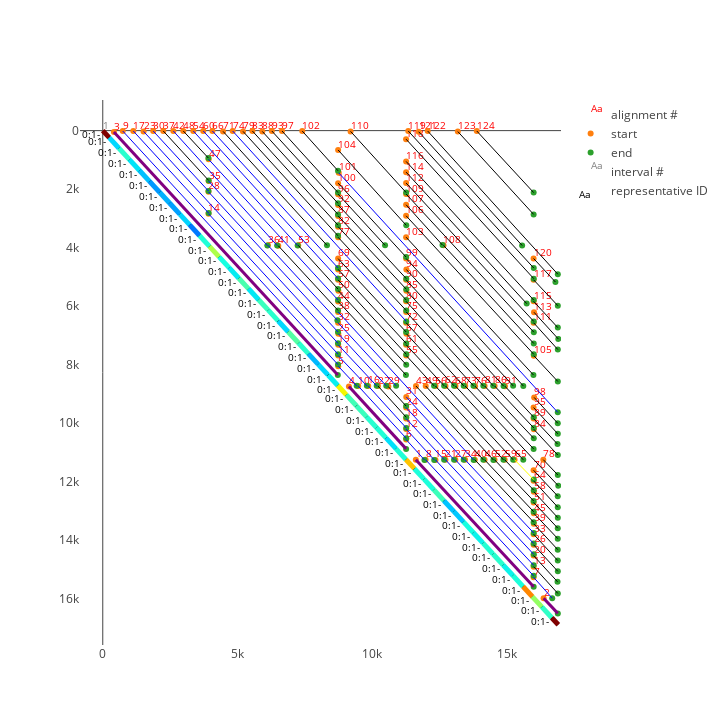

Source (notebook cell):
### Code cell
v.show(5128)

### Figure 1 — Plotly figure (JSON) as saved in the notebook; plotly's stock layout.template omitted (floating-point values rounded to 4 significant figures)
{"data": [{"mode": "text", "name": "alignment #", "text": ["1", "2", "3", "4", "5", "6", "7", "8", "9", "10", "11", "12", "13", "14", "15", "16", "17", "18", "19", "20", "21", "22", "23", "24", "25", "26", "27", "28", "29", "30", "31", "32", "33", "34", "35", "36", "37", "38", "39", "40", "41", "42", "43", "44", "45", "46", "47", "48", "49", "50", "51", "52", "53", "54", "55", "56", "57", "58", "59", "60", "61", "62", "63", "64", "65", "66", "67", "68", "69", "70", "71", "72", "73", "74", "75", "76", "77", "78", "79", "80", "81", "82", "83", "84", "85", "86", "87", "88", "89", "90", "91", "92", "93", "94", "95", "96", "97", "98", "99", "100", "101", "102", "103", "104", "105", "106", "107", "108", "109", "110", "111", "112", "113", "114", "115", "116", "117", "118", "119", "120", "121", "122", "123", "124"], "textfont": {"color": "red", "size": 10}, "textposition": "top right", "type": "scatter", "uid": "95ff0565-47e3-46dc-8f52-3e5de52f9228", "x": [11617, 16359, 413, 9134, 8736, 11256, 15987, 11978, 741, 9478, 8735, 11258, 15988, 3923, 12346, 9851, 1133, 11257, 8736, 15987, 12716, 10213, 1514, 11256, 8742, 15988, 13084, 3923, 10596, 1872, 11262, 8733, 15987, 13445, 3928, 6128, 2246, 8733, 15995, 13804, 6512, 2619, 11623, 8733, 15995, 14167, 3928, 2989, 11984, 8742, 15989, 14537, 7252, 3360, 11261, 12346, 8733, 15996, 14914, 3729, 11256, 12717, 8734, 15987, 15280, 4069, 11267, 13088, 8734, 15987, 4464, 11256, 13449, 4820, 11258, 13815, 8733, 16348, 5204, 11256, 14169, 8733, 5553, 15995, 11267, 14540, 8733, 5921, 15988, 11256, 14924, 8734, 6274, 11266, 15987, 8734, 6652, 16008, 11256, 8733, 8756, 7403, 11256, 8733, 15995, 11256, 11256, 12643, 11256, 9196, 15987, 11256, 16002, 11256, 15987, 11256, 15987, 11254, 11336, 15987, 11722, 12058, 13176, 13879], "y": [11256, 15996, 49, 8756, 8057, 10566, 15278, 11256, 14, 8736, 7695, 10209, 14914, 2842, 11262, 8733, 14, 9849, 7327, 14537, 11258, 8736, 26, 9472, 6948, 14167, 11258, 2095, 8756, 15, 9109, 6574, 13804, 11258, 1727, 3923, 14, 6201, 13451, 11256, 3937, 14, 8736, 5841, 13090, 11257, 983, 14, 8736, 5475, 12716, 11256, 3923, 14, 7695, 8736, 5105, 12352, 11257, 13, 7321, 8733, 4747, 11978, 11257, 14, 6947, 8736, 4378, 11617, 26, 6571, 8736, 14, 6200, 8742, 3649, 11256, 26, 5838, 8733, 3285, 14, 10215, 5474, 8733, 2917, 28, 9849, 5102, 8742, 2541, 14, 4751, 9472, 2174, 14, 9127, 4373, 1796, 1445, 16, 3646, 663, 7698, 2914, 2536, 3923, 2169, 26, 6571, 1793, 6214, 1420, 5838, 1053, 5102, 292, 14, 4373, 39, 16, 33, 14]}, {"mode": "markers", "name": "start", "type": "scatter", "uid": "e9a4016c-c853-4a2d-81a5-ea020406f3bc", "x": [11617, 16359, 413, 9134, 8736, 11256, 15987, 11978, 741, 9478, 8735, 11258, 15988, 3923, 12346, 9851, 1133, 11257, 8736, 15987, 12716, 10213, 1514, 11256, 8742, 15988, 13084, 3923, 10596, 1872, 11262, 8733, 15987, 13445, 3928, 6128, 2246, 8733, 15995, 13804, 6512, 2619, 11623, 8733, 15995, 14167, 3928, 2989, 11984, 8742, 15989, 14537, 7252, 3360, 11261, 12346, 8733, 15996, 14914, 3729, 11256, 12717, 8734, 15987, 15280, 4069, 11267, 13088, 8734, 15987, 4464, 11256, 13449, 4820, 11258, 13815, 8733, 16348, 5204, 11256, 14169, 8733, 5553, 15995, 11267, 14540, 8733, 5921, 15988, 11256, 14924, 8734, 6274, 11266, 15987, 8734, 6652, 16008, 11256, 8733, 8756, 7403, 11256, 8733, 15995, 11256, 11256, 12643, 11256, 9196, 15987, 11256, 16002, 11256, 15987, 11256, 15987, 11254, 11336, 15987, 11722, 12058, 13176, 13879], "y": [11256, 15996, 49, 8756, 8057, 10566, 15278, 11256, 14, 8736, 7695, 10209, 14914, 2842, 11262, 8733, 14, 9849, 7327, 14537, 11258, 8736, 26, 9472, 6948, 14167, 11258, 2095, 8756, 15, 9109, 6574, 13804, 11258, 1727, 3923, 14, 6201, 13451, 11256, 3937, 14, 8736, 5841, 13090, 11257, 983, 14, 8736, 5475, 12716, 11256, 3923, 14, 7695, 8736, 5105, 12352, 11257, 13, 7321, 8733, 4747, 11978, 11257, 14, 6947, 8736, 4378, 11617, 26, 6571, 8736, 14, 6200, 8742, 3649, 11256, 26, 5838, 8733, 3285, 14, 10215, 5474, 8733, 2917, 28, 9849, 5102, 8742, 2541, 14, 4751, 9472, 2174, 14, 9127, 4373, 1796, 1445, 16, 3646, 663, 7698, 2914, 2536, 3923, 2169, 26, 6571, 1793, 6214, 1420, 5838, 1053, 5102, 292, 14, 4373, 39, 16, 33, 14]}, {"mode": "markers", "name": "end", "type": "scatter", "uid": "86aab9e3-3915-46bd-9cbe-297f83cad125", "x": [15990, 16886, 8722, 11257, 9422, 11936, 16678, 15988, 8730, 11262, 9800, 12299, 16886, 8730, 15990, 11262, 3929, 12666, 10165, 16875, 15993, 11262, 8730, 13035, 10520, 16886, 15989, 8728, 11258, 3923, 13393, 10886, 16884, 15993, 6107, 8707, 3929, 13763, 16883, 15989, 8730, 6471, 14121, 11250, 16884, 15989, 8730, 3919, 14494, 11261, 16884, 15988, 8730, 7232, 12294, 14867, 11263, 16886, 15993, 8730, 12666, 15228, 11262, 16884, 15994, 8730, 13035, 15604, 11256, 16883, 8320, 13393, 16903, 11262, 13755, 15988, 11262, 16886, 8730, 14121, 15993, 11262, 8730, 16886, 14489, 15993, 11262, 8729, 16875, 14872, 15993, 11262, 8729, 15228, 16886, 10475, 8730, 16884, 15605, 11258, 16884, 8730, 15981, 11262, 16886, 15994, 12606, 15993, 15995, 11258, 16886, 15993, 16904, 15731, 16886, 15993, 16886, 15993, 15993, 16797, 15561, 16886, 15988, 15989], "y": [15604, 16513, 8357, 10886, 8730, 11263, 15993, 15228, 8004, 10525, 8730, 11262, 15830, 7645, 14867, 10170, 2822, 11257, 8730, 15432, 14494, 9805, 7275, 11258, 8730, 15075, 14121, 6886, 9422, 2067, 11258, 8729, 14706, 13763, 3929, 6490, 1704, 11262, 14332, 13393, 6150, 3929, 11258, 8357, 13956, 13035, 5793, 938, 11262, 8008, 13598, 12666, 5420, 3930, 8730, 11259, 7651, 13239, 12299, 5058, 8729, 11257, 7280, 12879, 11936, 4696, 8730, 11259, 6886, 12502, 3924, 8730, 12149, 6526, 8728, 10886, 6155, 11777, 3598, 8730, 10525, 5797, 3235, 11096, 8730, 10170, 5425, 2865, 10722, 8736, 9805, 5063, 2487, 8729, 10370, 3924, 2119, 10010, 8732, 4327, 9637, 1373, 8357, 3240, 8580, 7651, 3915, 7280, 6894, 2119, 7488, 6526, 7126, 5917, 6738, 5797, 5987, 5063, 4701, 5178, 3929, 4911, 2865, 2119]}, {"mode": "text", "name": "interval #", "text": ["1"], "textfont": {"color": "grey", "size": 10}, "textposition": "top right", "type": "scatter", "uid": "31e431ba-9a51-4151-988b-cb709c369b45", "x": [13], "y": [13]}, {"mode": "text", "name": "representative ID", "text": ["0:1- ", "0:1- ", "0:1- ", "0:1- ", "0:1- ", "0:1- ", "0:1- ", "0:1- ", "0:1- ", "0:1- ", "0:1- ", "0:1- ", "0:1- ", "0:1- ", "0:1- ", "0:1- ", "0:1- ", "0:1- ", "0:1- ", "0:1- ", "0:1- ", "0:1- ", "0:1- ", "0:1- ", "0:1- ", "0:1- ", "0:1- ", "0:1- ", "0:1- ", "0:1- ", "0:1- ", "0:1- ", "0:1- ", "0:1- ", "0:1- ", "0:1- ", "0:1- ", "0:1- ", "0:1- ", "0:1- ", "0:1- ", "0:1- ", "0:1- ", "0:1- ", "0:1- ", "0:1- ", "0:1- "], "textfont": {"color": "black", "size": 10}, "textposition": "bottom left", "type": "scatter", "uid": "d25c6435-0415-4b82-b1a6-a55587aba6e5", "x": [0, 238, 601, 991, 1363, 1735, 2109, 2477, 2856, 3225, 3587, 3958, 4317, 4686, 5048, 5410, 5784, 6141, 6512, 6878, 7264, 7635, 7994, 8360, 8720, 9039, 9413, 9790, 10155, 10510, 10877, 11248, 11564, 11921, 12284, 12659, 13025, 13384, 13747, 14111, 14480, 14856, 15219, 15594, 15939, 16292, 16662], "y": [0, 238, 601, 991, 1363, 1735, 2109, 2477, 2856, 3225, 3587, 3958, 4317, 4686, 5048, 5410, 5784, 6141, 6512, 6878, 7264, 7635, 7994, 8360, 8720, 9039, 9413, 9790, 10155, 10510, 10877, 11248, 11564, 11921, 12284, 12659, 13025, 13384, 13747, 14111, 14480, 14856, 15219, 15594, 15939, 16292, 16662]}, {"hoverinfo": "text", "showlegend": false, "text": ["0:1-<br>[0, 239] (239 bp)<br>diff = 0.387", "0:1-<br>[238, 601] (363 bp)<br>diff = 0.112", "0:1-<br>[601, 991] (390 bp)<br>diff = 0.134", "0:1-<br>[991, 1363] (372 bp)<br>diff = 0.117", "0:1-<br>[1363, 1735] (372 bp)<br>diff = 0.105", "0:1-<br>[1735, 2108] (373 bp)<br>diff = 0.092", "0:1-<br>[2109, 2477] (368 bp)<br>diff = 0.1", "0:1-<br>[2477, 2855] (378 bp)<br>diff = 0.094", "0:1-<br>[2856, 3225] (369 bp)<br>diff = 0.111", "0:1-<br>[3225, 3587] (362 bp)<br>diff = 0.081", "0:1-<br>[3587, 3958] (371 bp)<br>diff = 0.129", "0:1-<br>[3958, 4318] (360 bp)<br>diff = 0.187", "0:1-<br>[4317, 4685] (368 bp)<br>diff = 0.125", "0:1-<br>[4686, 5048] (362 bp)<br>diff = 0.119", "0:1-<br>[5048, 5411] (363 bp)<br>diff = 0.146", "0:1-<br>[5410, 5783] (373 bp)<br>diff = 0.118", "0:1-<br>[5784, 6140] (356 bp)<br>diff = 0.14", "0:1-<br>[6141, 6507] (366 bp)<br>diff = 0.134", "0:1-<br>[6512, 6878] (366 bp)<br>diff = 0.112", "0:1-<br>[6878, 7264] (386 bp)<br>diff = 0.151", "0:1-<br>[7264, 7636] (372 bp)<br>diff = 0.134", "0:1-<br>[7635, 7994] (359 bp)<br>diff = 0.102", "0:1-<br>[7994, 8355] (361 bp)<br>diff = 0.113", "0:1-<br>[8360, 8720] (360 bp)<br>diff = 0.121", "0:1-<br>[8720, 9038] (318 bp)<br>diff = 0.216", "0:1-<br>[9039, 9412] (373 bp)<br>diff = 0.143", "0:1-<br>[9413, 9790] (377 bp)<br>diff = 0.14", "0:1-<br>[9790, 10155] (365 bp)<br>diff = 0.132", "0:1-<br>[10155, 10510] (355 bp)<br>diff = 0.129", "0:1-<br>[10510, 10877] (367 bp)<br>diff = 0.115", "0:1-<br>[10877, 11248] (371 bp)<br>diff = 0.129", "0:1-<br>[11248, 11563] (315 bp)<br>diff = 0.234", "0:1-<br>[11564, 11921] (357 bp)<br>diff = 0.128", "0:1-<br>[11921, 12284] (363 bp)<br>diff = 0.128", "0:1-<br>[12284, 12656] (372 bp)<br>diff = 0.141", "0:1-<br>[12659, 13025] (366 bp)<br>diff = 0.106", "0:1-<br>[13025, 13384] (359 bp)<br>diff = 0.108", "0:1-<br>[13384, 13747] (363 bp)<br>diff = 0.125", "0:1-<br>[13747, 14111] (364 bp)<br>diff = 0.122", "0:1-<br>[14111, 14480] (369 bp)<br>diff = 0.131", "0:1-<br>[14480, 14856] (376 bp)<br>diff = 0.133", "0:1-<br>[14856, 15219] (363 bp)<br>diff = 0.122", "0:1-<br>[15219, 15592] (373 bp)<br>diff = 0.128", "0:1-<br>[15594, 15945] (351 bp)<br>diff = 0.256", "0:1-<br>[15939, 16291] (352 bp)<br>diff = 0.177", "0:1-<br>[16292, 16662] (370 bp)<br>diff = 0.136", "0:1-<br>[16662, 16903] (241 bp)<br>diff = 0.378"], "type": "scatter", "uid": "480a68bd-3df4-4984-a481-dfa43ad07ec0", "x": [0, 238, 601, 991, 1363, 1735, 2109, 2477, 2856, 3225, 3587, 3958, 4317, 4686, 5048, 5410, 5784, 6141, 6512, 6878, 7264, 7635, 7994, 8360, 8720, 9039, 9413, 9790, 10155, 10510, 10877, 11248, 11564, 11921, 12284, 12659, 13025, 13384, 13747, 14111, 14480, 14856, 15219, 15594, 15939, 16292, 16662], "y": [0, 238, 601, 991, 1363, 1735, 2109, 2477, 2856, 3225, 3587, 3958, 4317, 4686, 5048, 5410, 5784, 6141, 6512, 6878, 7264, 7635, 7994, 8360, 8720, 9039, 9413, 9790, 10155, 10510, 10877, 11248, 11564, 11921, 12284, 12659, 13025, 13384, 13747, 14111, 14480, 14856, 15219, 15594, 15939, 16292, 16662]}], "layout": {"height": 725, "hovermode": "closest", "shapes": [{"line": {"color": "grey", "width": 3}, "type": "line", "x0": 0, "x1": 16904, "xref": "x", "y0": 0, "y1": 16904, "yref": "y"}, {"line": {"color": "black", "width": 3}, "type": "line", "x0": 13, "x1": 16886, "xref": "x", "y0": 13, "y1": 16886, "yref": "y"}, {"line": {"color": "purple", "width": 3}, "type": "line", "x0": 11617, "x1": 15990, "xref": "x", "y0": 11256, "y1": 15604, "yref": "y"}, {"line": {"color": "purple", "width": 3}, "type": "line", "x0": 16359, "x1": 16886, "xref": "x", "y0": 15996, "y1": 16513, "yref": "y"}, {"line": {"color": "purple", "width": 3}, "type": "line", "x0": 413, "x1": 8722, "xref": "x", "y0": 49, "y1": 8357, "yref": "y"}, {"line": {"color": "purple", "width": 3}, "type": "line", "x0": 9134, "x1": 11257, "xref": "x", "y0": 8756, "y1": 10886, "yref": "y"}, {"line": {"color": "blue", "width": 1}, "type": "line", "x0": 8736, "x1": 9422, "xref": "x", "y0": 8057, "y1": 8730, "yref": "y"}, {"line": {"color": "blue", "width": 1}, "type": "line", "x0": 11256, "x1": 11936, "xref": "x", "y0": 10566, "y1": 11263, "yref": "y"}, {"line": {"color": "blue", "width": 1}, "type": "line", "x0": 15987, "x1": 16678, "xref": "x", "y0": 15278, "y1": 15993, "yref": "y"}, {"line": {"color": "blue", "width": 1}, "type": "line", "x0": 11978, "x1": 15988, "xref": "x", "y0": 11256, "y1": 15228, "yref": "y"}, {"line": {"color": "blue", "width": 1}, "type": "line", "x0": 741, "x1": 8730, "xref": "x", "y0": 14, "y1": 8004, "yref": "y"}, {"line": {"color": "blue", "width": 1}, "type": "line", "x0": 9478, "x1": 11262, "xref": "x", "y0": 8736, "y1": 10525, "yref": "y"}, {"line": {"color": "blue", "width": 1}, "type": "line", "x0": 8735, "x1": 9800, "xref": "x", "y0": 7695, "y1": 8730, "yref": "y"}, {"line": {"color": "blue", "width": 1}, "type": "line", "x0": 11258, "x1": 12299, "xref": "x", "y0": 10209, "y1": 11262, "yref": "y"}, {"line": {"color": "black", "width": 1}, "type": "line", "x0": 15988, "x1": 16886, "xref": "x", "y0": 14914, "y1": 15830, "yref": "y"}, {"line": {"color": "blue", "width": 1}, "type": "line", "x0": 3923, "x1": 8730, "xref": "x", "y0": 2842, "y1": 7645, "yref": "y"}, {"line": {"color": "blue", "width": 1}, "type": "line", "x0": 12346, "x1": 15990, "xref": "x", "y0": 11262, "y1": 14867, "yref": "y"}, {"line": {"color": "blue", "width": 1}, "type": "line", "x0": 9851, "x1": 11262, "xref": "x", "y0": 8733, "y1": 10170, "yref": "y"}, {"line": {"color": "blue", "width": 1}, "type": "line", "x0": 1133, "x1": 3929, "xref": "x", "y0": 14, "y1": 2822, "yref": "y"}, {"line": {"color": "blue", "width": 1}, "type": "line", "x0": 11257, "x1": 12666, "xref": "x", "y0": 9849, "y1": 11257, "yref": "y"}, {"line": {"color": "blue", "width": 1}, "type": "line", "x0": 8736, "x1": 10165, "xref": "x", "y0": 7327, "y1": 8730, "yref": "y"}, {"line": {"color": "black", "width": 1}, "type": "line", "x0": 15987, "x1": 16875, "xref": "x", "y0": 14537, "y1": 15432, "yref": "y"}, {"line": {"color": "blue", "width": 1}, "type": "line", "x0": 12716, "x1": 15993, "xref": "x", "y0": 11258, "y1": 14494, "yref": "y"}, {"line": {"color": "black", "width": 1}, "type": "line", "x0": 10213, "x1": 11262, "xref": "x", "y0": 8736, "y1": 9805, "yref": "y"}, {"line": {"color": "blue", "width": 1}, "type": "line", "x0": 1514, "x1": 8730, "xref": "x", "y0": 26, "y1": 7275, "yref": "y"}, {"line": {"color": "blue", "width": 1}, "type": "line", "x0": 11256, "x1": 13035, "xref": "x", "y0": 9472, "y1": 11258, "yref": "y"}, {"line": {"color": "blue", "width": 1}, "type": "line", "x0": 8742, "x1": 10520, "xref": "x", "y0": 6948, "y1": 8730, "yref": "y"}, {"line": {"color": "black", "width": 1}, "type": "line", "x0": 15988, "x1": 16886, "xref": "x", "y0": 14167, "y1": 15075, "yref": "y"}, {"line": {"color": "blue", "width": 1}, "type": "line", "x0": 13084, "x1": 15989, "xref": "x", "y0": 11258, "y1": 14121, "yref": "y"}, {"line": {"color": "blue", "width": 1}, "type": "line", "x0": 3923, "x1": 8728, "xref": "x", "y0": 2095, "y1": 6886, "yref": "y"}, {"line": {"color": "black", "width": 1}, "type": "line", "x0": 10596, "x1": 11258, "xref": "x", "y0": 8756, "y1": 9422, "yref": "y"}, {"line": {"color": "blue", "width": 1}, "type": "line", "x0": 1872, "x1": 3923, "xref": "x", "y0": 15, "y1": 2067, "yref": "y"}, {"line": {"color": "blue", "width": 1}, "type": "line", "x0": 11262, "x1": 13393, "xref": "x", "y0": 9109, "y1": 11258, "yref": "y"}, {"line": {"color": "blue", "width": 1}, "type": "line", "x0": 8733, "x1": 10886, "xref": "x", "y0": 6574, "y1": 8729, "yref": "y"}, {"line": {"color": "black", "width": 1}, "type": "line", "x0": 15987, "x1": 16884, "xref": "x", "y0": 13804, "y1": 14706, "yref": "y"}, {"line": {"color": "blue", "width": 1}, "type": "line", "x0": 13445, "x1": 15993, "xref": "x", "y0": 11258, "y1": 13763, "yref": "y"}, {"line": {"color": "blue", "width": 1}, "type": "line", "x0": 3928, "x1": 6107, "xref": "x", "y0": 1727, "y1": 3929, "yref": "y"}, {"line": {"color": "blue", "width": 1}, "type": "line", "x0": 6128, "x1": 8707, "xref": "x", "y0": 3923, "y1": 6490, "yref": "y"}, {"line": {"color": "black", "width": 1}, "type": "line", "x0": 2246, "x1": 3929, "xref": "x", "y0": 14, "y1": 1704, "yref": "y"}, {"line": {"color": "blue", "width": 1}, "type": "line", "x0": 8733, "x1": 13763, "xref": "x", "y0": 6201, "y1": 11262, "yref": "y"}, {"line": {"color": "black", "width": 1}, "type": "line", "x0": 15995, "x1": 16883, "xref": "x", "y0": 13451, "y1": 14332, "yref": "y"}, {"line": {"color": "black", "width": 1}, "type": "line", "x0": 13804, "x1": 15989, "xref": "x", "y0": 11256, "y1": 13393, "yref": "y"}, {"line": {"color": "black", "width": 1}, "type": "line", "x0": 6512, "x1": 8730, "xref": "x", "y0": 3937, "y1": 6150, "yref": "y"}, {"line": {"color": "blue", "width": 1}, "type": "line", "x0": 2619, "x1": 6471, "xref": "x", "y0": 14, "y1": 3929, "yref": "y"}, {"line": {"color": "black", "width": 1}, "type": "line", "x0": 11623, "x1": 14121, "xref": "x", "y0": 8736, "y1": 11258, "yref": "y"}, {"line": {"color": "black", "width": 1}, "type": "line", "x0": 8733, "x1": 11250, "xref": "x", "y0": 5841, "y1": 8357, "yref": "y"}, {"line": {"color": "black", "width": 1}, "type": "line", "x0": 15995, "x1": 16884, "xref": "x", "y0": 13090, "y1": 13956, "yref": "y"}, {"line": {"color": "black", "width": 1}, "type": "line", "x0": 14167, "x1": 15989, "xref": "x", "y0": 11257, "y1": 13035, "yref": "y"}, {"line": {"color": "blue", "width": 1}, "type": "line", "x0": 3928, "x1": 8730, "xref": "x", "y0": 983, "y1": 5793, "yref": "y"}, {"line": {"color": "black", "width": 1}, "type": "line", "x0": 2989, "x1": 3919, "xref": "x", "y0": 14, "y1": 938, "yref": "y"}, {"line": {"color": "black", "width": 1}, "type": "line", "x0": 11984, "x1": 14494, "xref": "x", "y0": 8736, "y1": 11262, "yref": "y"}, {"line": {"color": "black", "width": 1}, "type": "line", "x0": 8742, "x1": 11261, "xref": "x", "y0": 5475, "y1": 8008, "yref": "y"}, {"line": {"color": "black", "width": 1}, "type": "line", "x0": 15989, "x1": 16884, "xref": "x", "y0": 12716, "y1": 13598, "yref": "y"}, {"line": {"color": "black", "width": 1}, "type": "line", "x0": 14537, "x1": 15988, "xref": "x", "y0": 11256, "y1": 12666, "yref": "y"}, {"line": {"color": "black", "width": 1}, "type": "line", "x0": 7252, "x1": 8730, "xref": "x", "y0": 3923, "y1": 5420, "yref": "y"}, {"line": {"color": "blue", "width": 1}, "type": "line", "x0": 3360, "x1": 7232, "xref": "x", "y0": 14, "y1": 3930, "yref": "y"}, {"line": {"color": "black", "width": 1}, "type": "line", "x0": 11261, "x1": 12294, "xref": "x", "y0": 7695, "y1": 8730, "yref": "y"}, {"line": {"color": "black", "width": 1}, "type": "line", "x0": 12346, "x1": 14867, "xref": "x", "y0": 8736, "y1": 11259, "yref": "y"}, {"line": {"color": "black", "width": 1}, "type": "line", "x0": 8733, "x1": 11263, "xref": "x", "y0": 5105, "y1": 7651, "yref": "y"}, {"line": {"color": "black", "width": 1}, "type": "line", "x0": 15996, "x1": 16886, "xref": "x", "y0": 12352, "y1": 13239, "yref": "y"}, {"line": {"color": "black", "width": 1}, "type": "line", "x0": 14914, "x1": 15993, "xref": "x", "y0": 11257, "y1": 12299, "yref": "y"}, {"line": {"color": "blue", "width": 1}, "type": "line", "x0": 3729, "x1": 8730, "xref": "x", "y0": 13, "y1": 5058, "yref": "y"}, {"line": {"color": "black", "width": 1}, "type": "line", "x0": 11256, "x1": 12666, "xref": "x", "y0": 7321, "y1": 8729, "yref": "y"}, {"line": {"color": "black", "width": 1}, "type": "line", "x0": 12717, "x1": 15228, "xref": "x", "y0": 8733, "y1": 11257, "yref": "y"}, {"line": {"color": "black", "width": 1}, "type": "line", "x0": 8734, "x1": 11262, "xref": "x", "y0": 4747, "y1": 7280, "yref": "y"}, {"line": {"color": "black", "width": 1}, "type": "line", "x0": 15987, "x1": 16884, "xref": "x", "y0": 11978, "y1": 12879, "yref": "y"}, {"line": {"color": "yellow", "width": 1}, "type": "line", "x0": 15280, "x1": 15994, "xref": "x", "y0": 11257, "y1": 11936, "yref": "y"}, {"line": {"color": "blue", "width": 1}, "type": "line", "x0": 4069, "x1": 8730, "xref": "x", "y0": 14, "y1": 4696, "yref": "y"}, {"line": {"color": "black", "width": 1}, "type": "line", "x0": 11267, "x1": 13035, "xref": "x", "y0": 6947, "y1": 8730, "yref": "y"}, {"line": {"color": "black", "width": 1}, "type": "line", "x0": 13088, "x1": 15604, "xref": "x", "y0": 8736, "y1": 11259, "yref": "y"}, {"line": {"color": "black", "width": 1}, "type": "line", "x0": 8734, "x1": 11256, "xref": "x", "y0": 4378, "y1": 6886, "yref": "y"}, {"line": {"color": "black", "width": 1}, "type": "line", "x0": 15987, "x1": 16883, "xref": "x", "y0": 11617, "y1": 12502, "yref": "y"}, {"line": {"color": "black", "width": 1}, "type": "line", "x0": 4464, "x1": 8320, "xref": "x", "y0": 26, "y1": 3924, "yref": "y"}, {"line": {"color": "black", "width": 1}, "type": "line", "x0": 11256, "x1": 13393, "xref": "x", "y0": 6571, "y1": 8730, "yref": "y"}, {"line": {"color": "black", "width": 1}, "type": "line", "x0": 13449, "x1": 16903, "xref": "x", "y0": 8736, "y1": 12149, "yref": "y"}, {"line": {"color": "blue", "width": 1}, "type": "line", "x0": 4820, "x1": 11262, "xref": "x", "y0": 14, "y1": 6526, "yref": "y"}, {"line": {"color": "black", "width": 1}, "type": "line", "x0": 11258, "x1": 13755, "xref": "x", "y0": 6200, "y1": 8728, "yref": "y"}, {"line": {"color": "black", "width": 1}, "type": "line", "x0": 13815, "x1": 15988, "xref": "x", "y0": 8742, "y1": 10886, "yref": "y"}, {"line": {"color": "black", "width": 1}, "type": "line", "x0": 8733, "x1": 11262, "xref": "x", "y0": 3649, "y1": 6155, "yref": "y"}, {"line": {"color": "black", "width": 1}, "type": "line", "x0": 16348, "x1": 16886, "xref": "x", "y0": 11256, "y1": 11777, "yref": "y"}, {"line": {"color": "black", "width": 1}, "type": "line", "x0": 5204, "x1": 8730, "xref": "x", "y0": 26, "y1": 3598, "yref": "y"}, {"line": {"color": "black", "width": 1}, "type": "line", "x0": 11256, "x1": 14121, "xref": "x", "y0": 5838, "y1": 8730, "yref": "y"}, {"line": {"color": "black", "width": 1}, "type": "line", "x0": 14169, "x1": 15993, "xref": "x", "y0": 8733, "y1": 10525, "yref": "y"}, {"line": {"color": "black", "width": 1}, "type": "line", "x0": 8733, "x1": 11262, "xref": "x", "y0": 3285, "y1": 5797, "yref": "y"}, {"line": {"color": "black", "width": 1}, "type": "line", "x0": 5553, "x1": 8730, "xref": "x", "y0": 14, "y1": 3235, "yref": "y"}, {"line": {"color": "black", "width": 1}, "type": "line", "x0": 15995, "x1": 16886, "xref": "x", "y0": 10215, "y1": 11096, "yref": "y"}, {"line": {"color": "black", "width": 1}, "type": "line", "x0": 11267, "x1": 14489, "xref": "x", "y0": 5474, "y1": 8730, "yref": "y"}, {"line": {"color": "black", "width": 1}, "type": "line", "x0": 14540, "x1": 15993, "xref": "x", "y0": 8733, "y1": 10170, "yref": "y"}, {"line": {"color": "black", "width": 1}, "type": "line", "x0": 8733, "x1": 11262, "xref": "x", "y0": 2917, "y1": 5425, "yref": "y"}, {"line": {"color": "black", "width": 1}, "type": "line", "x0": 5921, "x1": 8729, "xref": "x", "y0": 28, "y1": 2865, "yref": "y"}, {"line": {"color": "black", "width": 1}, "type": "line", "x0": 15988, "x1": 16875, "xref": "x", "y0": 9849, "y1": 10722, "yref": "y"}, {"line": {"color": "black", "width": 1}, "type": "line", "x0": 11256, "x1": 14872, "xref": "x", "y0": 5102, "y1": 8736, "yref": "y"}, {"line": {"color": "black", "width": 1}, "type": "line", "x0": 14924, "x1": 15993, "xref": "x", "y0": 8742, "y1": 9805, "yref": "y"}, {"line": {"color": "black", "width": 1}, "type": "line", "x0": 8734, "x1": 11262, "xref": "x", "y0": 2541, "y1": 5063, "yref": "y"}, {"line": {"color": "black", "width": 1}, "type": "line", "x0": 6274, "x1": 8729, "xref": "x", "y0": 14, "y1": 2487, "yref": "y"}, {"line": {"color": "black", "width": 1}, "type": "line", "x0": 11266, "x1": 15228, "xref": "x", "y0": 4751, "y1": 8729, "yref": "y"}, {"line": {"color": "black", "width": 1}, "type": "line", "x0": 15987, "x1": 16886, "xref": "x", "y0": 9472, "y1": 10370, "yref": "y"}, {"line": {"color": "black", "width": 1}, "type": "line", "x0": 8734, "x1": 10475, "xref": "x", "y0": 2174, "y1": 3924, "yref": "y"}, {"line": {"color": "black", "width": 1}, "type": "line", "x0": 6652, "x1": 8730, "xref": "x", "y0": 14, "y1": 2119, "yref": "y"}, {"line": {"color": "black", "width": 1}, "type": "line", "x0": 16008, "x1": 16884, "xref": "x", "y0": 9127, "y1": 10010, "yref": "y"}, {"line": {"color": "black", "width": 1}, "type": "line", "x0": 11256, "x1": 15605, "xref": "x", "y0": 4373, "y1": 8732, "yref": "y"}, {"line": {"color": "black", "width": 1}, "type": "line", "x0": 8733, "x1": 11258, "xref": "x", "y0": 1796, "y1": 4327, "yref": "y"}, {"line": {"color": "blue", "width": 1}, "type": "line", "x0": 8756, "x1": 16884, "xref": "x", "y0": 1445, "y1": 9637, "yref": "y"}, {"line": {"color": "black", "width": 1}, "type": "line", "x0": 7403, "x1": 8730, "xref": "x", "y0": 16, "y1": 1373, "yref": "y"}, {"line": {"color": "black", "width": 1}, "type": "line", "x0": 11256, "x1": 15981, "xref": "x", "y0": 3646, "y1": 8357, "yref": "y"}, {"line": {"color": "black", "width": 1}, "type": "line", "x0": 8733, "x1": 11262, "xref": "x", "y0": 663, "y1": 3240, "yref": "y"}, {"line": {"color": "black", "width": 1}, "type": "line", "x0": 15995, "x1": 16886, "xref": "x", "y0": 7698, "y1": 8580, "yref": "y"}, {"line": {"color": "black", "width": 1}, "type": "line", "x0": 11256, "x1": 15994, "xref": "x", "y0": 2914, "y1": 7651, "yref": "y"}, {"line": {"color": "black", "width": 1}, "type": "line", "x0": 11256, "x1": 12606, "xref": "x", "y0": 2536, "y1": 3915, "yref": "y"}, {"line": {"color": "black", "width": 1}, "type": "line", "x0": 12643, "x1": 15993, "xref": "x", "y0": 3923, "y1": 7280, "yref": "y"}, {"line": {"color": "black", "width": 1}, "type": "line", "x0": 11256, "x1": 15995, "xref": "x", "y0": 2169, "y1": 6894, "yref": "y"}, {"line": {"color": "black", "width": 1}, "type": "line", "x0": 9196, "x1": 11258, "xref": "x", "y0": 26, "y1": 2119, "yref": "y"}, {"line": {"color": "black", "width": 1}, "type": "line", "x0": 15987, "x1": 16886, "xref": "x", "y0": 6571, "y1": 7488, "yref": "y"}, {"line": {"color": "black", "width": 1}, "type": "line", "x0": 11256, "x1": 15993, "xref": "x", "y0": 1793, "y1": 6526, "yref": "y"}, {"line": {"color": "black", "width": 1}, "type": "line", "x0": 16002, "x1": 16904, "xref": "x", "y0": 6214, "y1": 7126, "yref": "y"}, {"line": {"color": "black", "width": 1}, "type": "line", "x0": 11256, "x1": 15731, "xref": "x", "y0": 1420, "y1": 5917, "yref": "y"}, {"line": {"color": "black", "width": 1}, "type": "line", "x0": 15987, "x1": 16886, "xref": "x", "y0": 5838, "y1": 6738, "yref": "y"}, {"line": {"color": "black", "width": 1}, "type": "line", "x0": 11256, "x1": 15993, "xref": "x", "y0": 1053, "y1": 5797, "yref": "y"}, {"line": {"color": "black", "width": 1}, "type": "line", "x0": 15987, "x1": 16886, "xref": "x", "y0": 5102, "y1": 5987, "yref": "y"}, {"line": {"color": "black", "width": 1}, "type": "line", "x0": 11254, "x1": 15993, "xref": "x", "y0": 292, "y1": 5063, "yref": "y"}, {"line": {"color": "black", "width": 1}, "type": "line", "x0": 11336, "x1": 15993, "xref": "x", "y0": 14, "y1": 4701, "yref": "y"}, {"line": {"color": "black", "width": 1}, "type": "line", "x0": 15987, "x1": 16797, "xref": "x", "y0": 4373, "y1": 5178, "yref": "y"}, {"line": {"color": "black", "width": 1}, "type": "line", "x0": 11722, "x1": 15561, "xref": "x", "y0": 39, "y1": 3929, "yref": "y"}, {"line": {"color": "black", "width": 1}, "type": "line", "x0": 12058, "x1": 16886, "xref": "x", "y0": 16, "y1": 4911, "yref": "y"}, {"line": {"color": "black", "width": 1}, "type": "line", "x0": 13176, "x1": 15988, "xref": "x", "y0": 33, "y1": 2865, "yref": "y"}, {"line": {"color": "black", "width": 1}, "type": "line", "x0": 13879, "x1": 15989, "xref": "x", "y0": 14, "y1": 2119, "yref": "y"}, {"line": {"color": "#800000", "width": 5}, "type": "line", "x0": 0, "x1": 239, "xref": "x", "y0": 0, "y1": 239, "yref": "y"}, {"line": {"color": "#00d8ff", "width": 5}, "type": "line", "x0": 238, "x1": 601, "xref": "x", "y0": 238, "y1": 601, "yref": "y"}, {"line": {"color": "#29ffce", "width": 5}, "type": "line", "x0": 601, "x1": 991, "xref": "x", "y0": 601, "y1": 991, "yref": "y"}, {"line": {"color": "#00e4f8", "width": 5}, "type": "line", "x0": 991, "x1": 1363, "xref": "x", "y0": 991, "y1": 1363, "yref": "y"}, {"line": {"color": "#00c0ff", "width": 5}, "type": "line", "x0": 1363, "x1": 1735, "xref": "x", "y0": 1363, "y1": 1735, "yref": "y"}, {"line": {"color": "#0098ff", "width": 5}, "type": "line", "x0": 1735, "x1": 2108, "xref": "x", "y0": 1735, "y1": 2108, "yref": "y"}, {"line": {"color": "#00b0ff", "width": 5}, "type": "line", "x0": 2109, "x1": 2477, "xref": "x", "y0": 2109, "y1": 2477, "yref": "y"}, {"line": {"color": "#00a0ff", "width": 5}, "type": "line", "x0": 2477, "x1": 2855, "xref": "x", "y0": 2477, "y1": 2855, "yref": "y"}, {"line": {"color": "#00d4ff", "width": 5}, "type": "line", "x0": 2856, "x1": 3225, "xref": "x", "y0": 2856, "y1": 3225, "yref": "y"}, {"line": {"color": "#0078ff", "width": 5}, "type": "line", "x0": 3225, "x1": 3587, "xref": "x", "y0": 3225, "y1": 3587, "yref": "y"}, {"line": {"color": "#1fffd7", "width": 5}, "type": "line", "x0": 3587, "x1": 3958, "xref": "x", "y0": 3587, "y1": 3958, "yref": "y"}, {"line": {"color": "#adff49", "width": 5}, "type": "line", "x0": 3958, "x1": 4318, "xref": "x", "y0": 3958, "y1": 4318, "yref": "y"}, {"line": {"color": "#16ffe1", "width": 5}, "type": "line", "x0": 4317, "x1": 4685, "xref": "x", "y0": 4317, "y1": 4685, "yref": "y"}, {"line": {"color": "#06ecf1", "width": 5}, "type": "line", "x0": 4686, "x1": 5048, "xref": "x", "y0": 4686, "y1": 5048, "yref": "y"}, {"line": {"color": "#49ffad", "width": 5}, "type": "line", "x0": 5048, "x1": 5411, "xref": "x", "y0": 5048, "y1": 5411, "yref": "y"}, {"line": {"color": "#02e8f4", "width": 5}, "type": "line", "x0": 5410, "x1": 5783, "xref": "x", "y0": 5410, "y1": 5783, "yref": "y"}, {"line": {"color": "#39ffbe", "width": 5}, "type": "line", "x0": 5784, "x1": 6140, "xref": "x", "y0": 5784, "y1": 6140, "yref": "y"}, {"line": {"color": "#29ffce", "width": 5}, "type": "line", "x0": 6141, "x1": 6507, "xref": "x", "y0": 6141, "y1": 6507, "yref": "y"}, {"line": {"color": "#00d8ff", "width": 5}, "type": "line", "x0": 6512, "x1": 6878, "xref": "x", "y0": 6512, "y1": 6878, "yref": "y"}, {"line": {"color": "#53ffa4", "width": 5}, "type": "line", "x0": 6878, "x1": 7264, "xref": "x", "y0": 6878, "y1": 7264, "yref": "y"}, {"line": {"color": "#29ffce", "width": 5}, "type": "line", "x0": 7264, "x1": 7636, "xref": "x", "y0": 7264, "y1": 7636, "yref": "y"}, {"line": {"color": "#00b8ff", "width": 5}, "type": "line", "x0": 7635, "x1": 7994, "xref": "x", "y0": 7635, "y1": 7994, "yref": "y"}, {"line": {"color": "#00d8ff", "width": 5}, "type": "line", "x0": 7994, "x1": 8355, "xref": "x", "y0": 7994, "y1": 8355, "yref": "y"}, {"line": {"color": "#09f0ee", "width": 5}, "type": "line", "x0": 8360, "x1": 8720, "xref": "x", "y0": 8360, "y1": 8720, "yref": "y"}, {"line": {"color": "#f4f802", "width": 5}, "type": "line", "x0": 8720, "x1": 9038, "xref": "x", "y0": 8720, "y1": 9038, "yref": "y"}, {"line": {"color": "#40ffb7", "width": 5}, "type": "line", "x0": 9039, "x1": 9412, "xref": "x", "y0": 9039, "y1": 9412, "yref": "y"}, {"line": {"color": "#39ffbe", "width": 5}, "type": "line", "x0": 9413, "x1": 9790, "xref": "x", "y0": 9413, "y1": 9790, "yref": "y"}, {"line": {"color": "#26ffd1", "width": 5}, "type": "line", "x0": 9790, "x1": 10155, "xref": "x", "y0": 9790, "y1": 10155, "yref": "y"}, {"line": {"color": "#1fffd7", "width": 5}, "type": "line", "x0": 10155, "x1": 10510, "xref": "x", "y0": 10155, "y1": 10510, "yref": "y"}, {"line": {"color": "#00e0fb", "width": 5}, "type": "line", "x0": 10510, "x1": 10877, "xref": "x", "y0": 10510, "y1": 10877, "yref": "y"}, {"line": {"color": "#1fffd7", "width": 5}, "type": "line", "x0": 10877, "x1": 11248, "xref": "x", "y0": 10877, "y1": 11248, "yref": "y"}, {"line": {"color": "#ffc400", "width": 5}, "type": "line", "x0": 11248, "x1": 11563, "xref": "x", "y0": 11248, "y1": 11563, "yref": "y"}, {"line": {"color": "#1cffdb", "width": 5}, "type": "line", "x0": 11564, "x1": 11921, "xref": "x", "y0": 11564, "y1": 11921, "yref": "y"}, {"line": {"color": "#1cffdb", "width": 5}, "type": "line", "x0": 11921, "x1": 12284, "xref": "x", "y0": 11921, "y1": 12284, "yref": "y"}, {"line": {"color": "#3cffba", "width": 5}, "type": "line", "x0": 12284, "x1": 12656, "xref": "x", "y0": 12284, "y1": 12656, "yref": "y"}, {"line": {"color": "#00c4ff", "width": 5}, "type": "line", "x0": 12659, "x1": 13025, "xref": "x", "y0": 12659, "y1": 13025, "yref": "y"}, {"line": {"color": "#00c8ff", "width": 5}, "type": "line", "x0": 13025, "x1": 13384, "xref": "x", "y0": 13025, "y1": 13384, "yref": "y"}, {"line": {"color": "#16ffe1", "width": 5}, "type": "line", "x0": 13384, "x1": 13747, "xref": "x", "y0": 13384, "y1": 13747, "yref": "y"}, {"line": {"color": "#0cf4eb", "width": 5}, "type": "line", "x0": 13747, "x1": 14111, "xref": "x", "y0": 13747, "y1": 14111, "yref": "y"}, {"line": {"color": "#23ffd4", "width": 5}, "type": "line", "x0": 14111, "x1": 14480, "xref": "x", "y0": 14111, "y1": 14480, "yref": "y"}, {"line": {"color": "#29ffce", "width": 5}, "type": "line", "x0": 14480, "x1": 14856, "xref": "x", "y0": 14480, "y1": 14856, "yref": "y"}, {"line": {"color": "#0cf4eb", "width": 5}, "type": "line", "x0": 14856, "x1": 15219, "xref": "x", "y0": 14856, "y1": 15219, "yref": "y"}, {"line": {"color": "#1cffdb", "width": 5}, "type": "line", "x0": 15219, "x1": 15592, "xref": "x", "y0": 15219, "y1": 15592, "yref": "y"}, {"line": {"color": "#ff8600", "width": 5}, "type": "line", "x0": 15594, "x1": 15945, "xref": "x", "y0": 15594, "y1": 15945, "yref": "y"}, {"line": {"color": "#94ff63", "width": 5}, "type": "line", "x0": 15939, "x1": 16291, "xref": "x", "y0": 15939, "y1": 16291, "yref": "y"}, {"line": {"color": "#30ffc7", "width": 5}, "type": "line", "x0": 16292, "x1": 16662, "xref": "x", "y0": 16292, "y1": 16662, "yref": "y"}, {"line": {"color": "#800000", "width": 5}, "type": "line", "x0": 16662, "x1": 16903, "xref": "x", "y0": 16662, "y1": 16903, "yref": "y"}], "width": 725, "xaxis": {"range": [-845.2, 17004], "showgrid": false, "type": "linear"}, "yaxis": {"autorange": true, "range": [17590.0, -1047.0], "showgrid": false, "type": "linear"}}}
